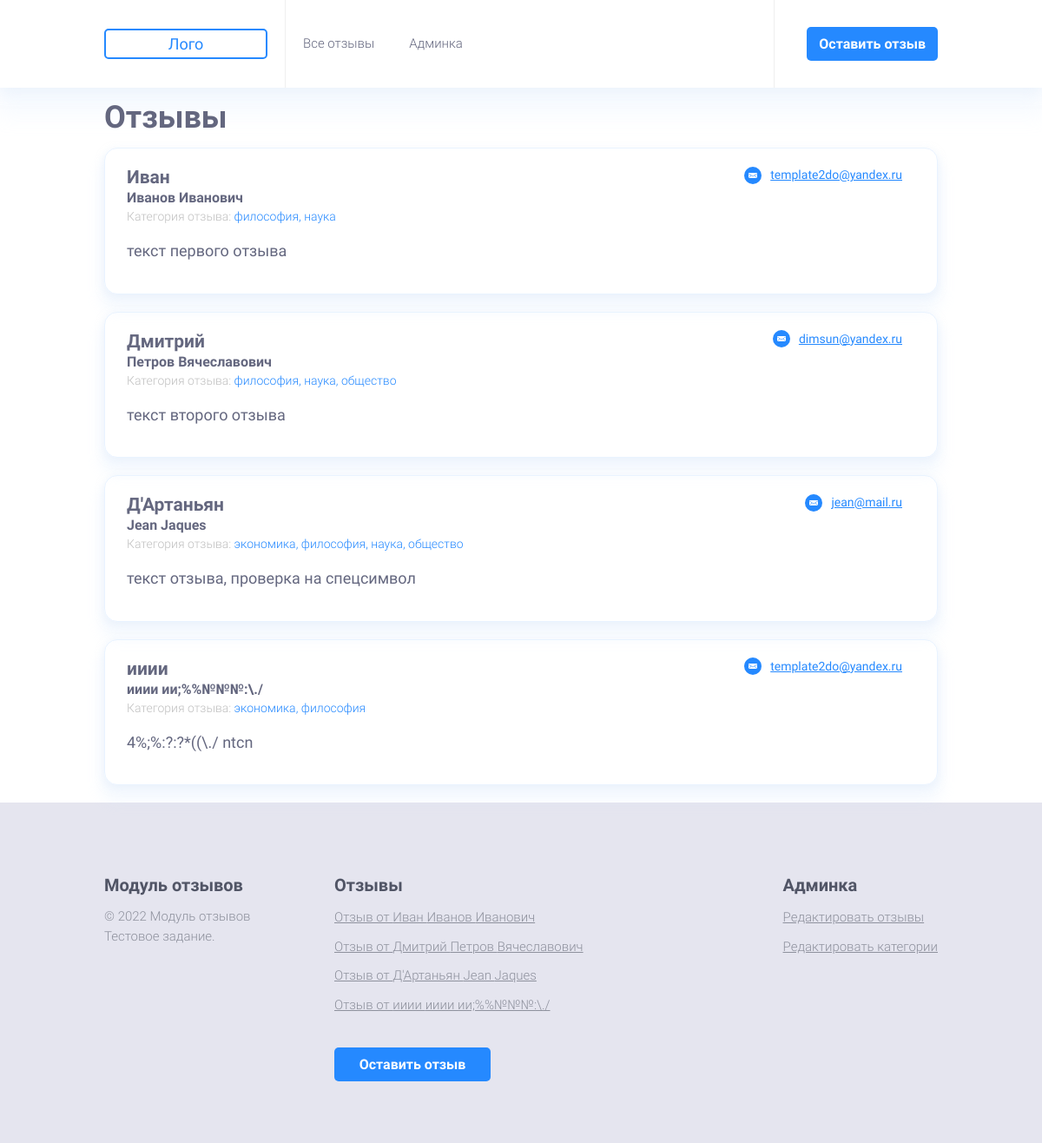
The page / on the database its author committed.
### tables this page shows
CREATE TABLE `reviews` (
  `id` int(11) NOT NULL,
  `name` varchar(255) DEFAULT NULL,
  `surname` varchar(255) DEFAULT NULL,
  `middle_name` varchar(255) DEFAULT NULL,
  `email` varchar(255) DEFAULT NULL,
  `message` text DEFAULT NULL
);

### class/db.php (called while the page is built, shortened)
<?php
class database {
		public function __construct()
		{
			$this->db = new PDO('mysql:host='.DB_HOST.'; dbname='.DB_NAME.'; charset=utf8mb4', DB_LOGIN, DB_PWD);
			return $this->db;
		}
		public function query($sql, $params = [])
		{
			$stmt = $this->db->prepare($sql);
			if ( !empty($params) ) {
				foreach ($params as $key => $value) {
					$stmt->bindValue(":$key", $value);
				}
			}
			$stmt->execute();
			return $stmt->fetchAll(PDO::FETCH_ASSOC);
		}
}
?>

### class/review.php (called while the page is built, shortened)
<?php
class review {
	public function __construct($db) {
        $this->conn = $db;
    }
	function get_all($table) {
		$query='select * from `'.$table.'` order by id';
		$result=$this->conn->query($query);
		return $result;
	}
	function get_review_cats_values($id) {
		$query="select cat_name from reviews_cat_values join categories cat on cat_id=cat.id where review_id=:id;";
		$params = ['id' => $id];
		$result=$this->conn->query($query, $params);
		return $result;
	}
}
?>

### index.php (the view, shortened to what this page needs)
<?php
require_once(ROOT.'class/db.php');
require_once(ROOT.'class/review.php');
$db = new database();
$review=new review($db);
$all_reviews=$review->get_all('reviews');
?>
<!DOCTYPE HTML PUBLIC>
<HTML>
 <HEAD>
  <link rel="stylesheet" href="./css/main.css">
   <link rel="stylesheet" href="./css/media-queries.css">
 </HEAD>
<BODY>
<header>
	<div class="container">
		<div class="header-wrapper">
			<div class="header-logo">
				<div class="header-logo-inside">
					Лого
				</div>
			</div>
			<div class="header-menu">
				<div class="menu-wrap">
				<ul class="menu">
						<li><a href="#">Все отзывы</a></li>
						<li><a href="">Админка</a></li>
				</ul>
				</div>
			</div>
			<div class="header-add">
				<button class="btn btn-add">Оставить отзыв</button>
			</div>
		</div>
	</div>
</header>
<main>
	<div class="container">
		<h1>Отзывы</h1>
		<div class="reviews-wraper">
		<?php
			if(!empty($all_reviews)) {
				foreach($all_reviews as $revtmp) {
				$review_id=$revtmp['id'];
				$review_cats_string="";
				$review_cats=$review->get_review_cats_values($review_id);
				foreach($review_cats as $str_cat) {
					$review_cats_string.=$str_cat['cat_name'].", ";
				}
				$review_cats_string=substr($review_cats_string,0,-2);
				echo "<div class=\"reviews-item\" data-id=\"".$revtmp['id']."\" id=\"".$revtmp['id']."\">\n";
				echo "<h3>".$revtmp['name']."</h3>\n";
				echo "<div class=\"reviews-item-subtitle\">".$revtmp['surname']." ".$revtmp['middle_name']."</div>\n";
				echo "<div class=\"reviews-category\">Категория отзыва: <span>".$review_cats_string."</span></div>\n";
				echo "<div class=\"reviews-email\"><a href=\"mailto:".$revtmp['email']."\">".$revtmp['email']."</a></div>\n";
				echo "<p>".$revtmp['message']."</p>\n";
				echo "</div>\n";
				}
			}
			else print "отзывов нет<br>\n";
		?>
		</div>
	</div>
</main>
<footer class="footer">
		<div class="container">
			<div class="footer-wrap">
				<div class="footer-details">
					<h6>Модуль отзывов</h6>
					<span class="footer-details-credits">
						© 2022 Модуль отзывов
					</span>
					<span class="footer-details-credits">
						Тестовое задание.
					</span>
				</div>
				<div class="footer-list-wrap">
					<div class="footer-list-content">
						<h6>
							Отзывы
						</h6>
						<ul class="footer-list">
						<?php
						if (!empty($all_reviews)) {
							foreach($all_reviews as $rev1) {
								echo "<li><a href=\"#".$rev1['id']."\">Отзыв от ".$rev1['name']." ".$rev1['surname']." ".$rev1['middle_name']."</a></li>";
							}
						}
						?>
					</ul>
					</div>
					<button type="button" class="btn btn-add btn-footer">
						Оставить отзыв
					</button>
				</div>
				<div class="">
					<div class="footer-list-content">
					<h6>
						Админка
					</h6>
					<ul class="footer-list">
						<li><a href="">Редактировать отзывы</a></li>
						<li><a href="">Редактировать категории</a></li>
					</ul>
					</div>
				</div>
			</div>
		</div>
	</footer>
 </BODY>
</HTML>

### css/main.css (style rules this page uses)
*, *::before, *::after { box-sizing: border-box; }
ul { padding: 0; margin: 0; list-style: none; }
body { scroll-behavior: smooth; text-rendering: optimizeSpeed; margin: 0; padding: 0; background-color: #fff; font: 400 18px/1.18em 'Roboto', sans-serif; color: #64677F; }
a:not([class]) { -webkit-text-decoration-skip: ink; text-decoration-skip-ink: auto; color: #2589FF; }
.container { max-width: 1170px; width: 100%; margin: 0 auto; }
header { -webkit-box-shadow: 0px 3px 15px rgba(222, 233, 248, 0.5), 0px 25px 25px 5px rgba(211, 231, 255, 0.2); box-shadow: 0px 3px 15px rgba(222, 233, 248, 0.5), 0px 25px 25px 5px rgba(211, 231, 255, 0.2); }
.header-wrapper { display: -webkit-box; display: -moz-box; display: -ms-flexbox; display: -webkit-flex; display:flex; justify-content: space-between; -webkit-box-pack: justify; -webkit-justify-content: space-between; -ms-flex-pack: justify; align-items: center; -webkit-box-align: center; -webkit-align-items: center; -ms-flex-align: center; #height:100px; }
.header-logo { width:calc(20%); margin:0 20px 0 0; }
.header-logo-inside { border:2px solid #2589FF; border-radius:5px; background: #fff; padding:5px 20px; color:#2589FF; margin:0 auto; text-align: center; margin:0px auto; min-width:120px; }
.header-menu { width:calc(60%); border-left:1px solid #efefef; border-right:1px solid #efefef; }
.header-add { width:calc(20%); text-align:right; }
.btn-add { font-family:Roboto; font-weight:600; font-size:16px; background:#2589FF; padding:10px 14px; color:#fff; margin:0 0 0 20px; min-width:120px; border:none; border-radius:5px; }
.menu-wrap { margin: 0 auto; }
.menu { display: -webkit-box; display: -ms-flexbox; display: flex; -webkit-box-align: center; -ms-flex-align: center; align-items: center; }
.menu > li { position: relative; }
.menu > li > a { display: block; padding: 39px 20px; }
.menu a { color: #64677F; font-weight: 300; font-size: 15px; line-height: 1.5em; -webkit-transition: color .5s ease; -o-transition: color .5s ease; transition: color .5s ease; text-decoration: none; }
.footer { background-color: #E5E5EF; padding: 80px 0 50px; }
.footer-wrap { display: -webkit-box; display: -ms-flexbox; display: flex; -webkit-box-pack: justify; -ms-flex-pack: justify; justify-content: space-between; }
.footer-details-list li:not(:last-child), .footer-list li:not(:last-child) { margin-bottom: 10px; }
.footer-details-list li a, .footer-details-about, .footer-details-credits, .footer-list li a { color: #8E919D; font-size: 15px; line-height: 1.5em; font-weight: 300; -webkit-transition: color .5s ease; -o-transition: color .5s ease; transition: color .5s ease; }
.footer-details-credits { display: block; }
.footer-list-wrap { display: -webkit-box; display: -ms-flexbox; display: flex; -webkit-box-orient: vertical; -webkit-box-direction: normal; -ms-flex-direction: column; flex-direction: column; -ms-flex-wrap: wrap; flex-wrap: wrap; min-height: 300px; width: 420px; margin-bottom: -38px; }
.footer-list-content { margin-bottom: 38px; }
.footer h6 { margin: 0 0 10px; color: #515566; font-size: 20px; line-height: 1.5em; }
.btn-footer { margin:0; max-width:180px; }
.reviews-item { padding: 20px 25px; max-width: 1180px; border: 1px solid #E9F3FF; -webkit-box-shadow: 0px 3px 10px rgb(222 233 248 / 50%), 0px 15px 15px 5px rgb(211 231 255 / 20%); box-shadow: 0px 3px 10px rgb(222 233 248 / 50%), 0px 15px 15px 5px rgb(211 231 255 / 20%); border-radius: 15px; position: relative; margin: 0 auto 20px auto; }
.reviews-item h3 { font-size:21px; font-weight:600; line-height: 1.3em; margin:0; }
.reviews-item-subtitle { font-size:16px; font-weight:600; line-height: 1.3em; }
.reviews-category { font-size:14px; font-weight:300; color:#bfbfbf; }
.reviews-category span { color:#2589FF; }
.reviews-email a { position:absolute; display: -webkit-box; display: -moz-box; display: -ms-flexbox; display: -webkit-flex; display:flex; align-items: center; -webkit-box-align: center; -webkit-align-items: center; -ms-flex-align: center; font-size:14px; right:40px; top:20px; }
.reviews-email a::before { content: ''; background:#2589FF url('../images/email.svg') no-repeat center center; width: 20px; height: 20px; border-radius: 20px; margin-right: 10px; }

### css/media-queries.css (style rules this page uses)
@media screen and (max-width: 1200px) { .container { max-width: 960px; } }

### rows shown on the page
reviews: name "Иван", surname "Иванов", middle_name "Иванович", review_cats_string "философия, наука", email "template2do@yandex.ru", message "текст первого отзыва"
reviews: name "Дмитрий", surname "Петров", middle_name "Вячеславович", review_cats_string "философия, наука, общество", email "dimsun@yandex.ru", message "текст второго отзыва"
reviews: name "Д'Артаньян", surname "Jean", middle_name "Jaques", review_cats_string "экономика, философия, наука, общество", email "jean@mail.ru", message "текст отзыва, проверка на спецсимвол"
reviews: name "ииии", surname "ииии", middle_name "ии;%%№№№:\\./", review_cats_string "экономика, философия", email "template2do@yandex.ru", message "4%;%:?:?*((\\./ ntcn"
